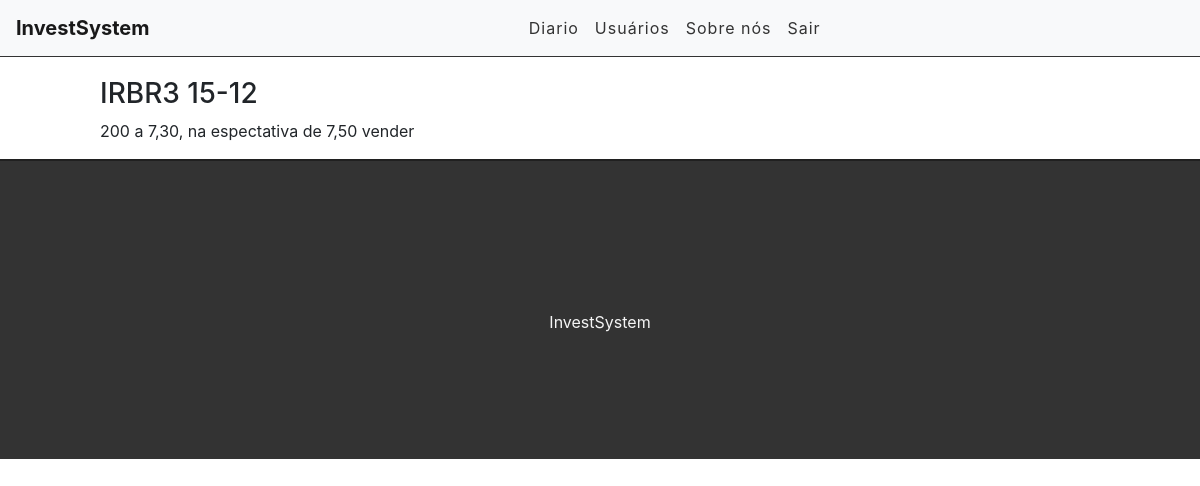
The app's page /diario/2402836958 (signed in) with its own data.
### contas/models.py (models this page shows, shortened)
class Trade(models.Model):
      STATUS = (
            ('doing', 'Doing'),
            ('done', 'Done'),
      )
      title = models.CharField(max_length=255)
      description = models.TextField()
      done = models.CharField(
            max_length=5,
            choices = STATUS,
      )
      user = models.ForeignKey(get_user_model(), on_delete=models.CASCADE)
      created_at = models.DateTimeField(auto_now_add=True)
      updated_at = models.DateTimeField(auto_now=True)

### contas/views.py (the view)
# urls.py: path('diario/<int:id>',views.diarioTraderView, name='diario-view'),
@login_required
def diarioTraderView(request, id):
    trade = get_object_or_404(Trade, pk=id)
    return render(request, 'contas/task.html', {'trade':trade})

### contas/templates/contas/task.html (shortened to what this page needs)
{%extends 'contas/base.html'%}
{%block content%}
<div class="offset-1 col-10 list-div">
    <h3>{{trade.title}}</h3>
    <p>{{trade.description}}</p>
</div>
{%endblock%}

### contas/static/css/styles.css (style rules this page uses)
.list-div { padding: 0; }

### contas/templates/contas/task.html (style rules this page uses)
.list-div { padding: 0; }

### records on screen
Trade: title "IRBR3 15-12", description "200 a 7,30, na espectativa de 7,50 vender"
